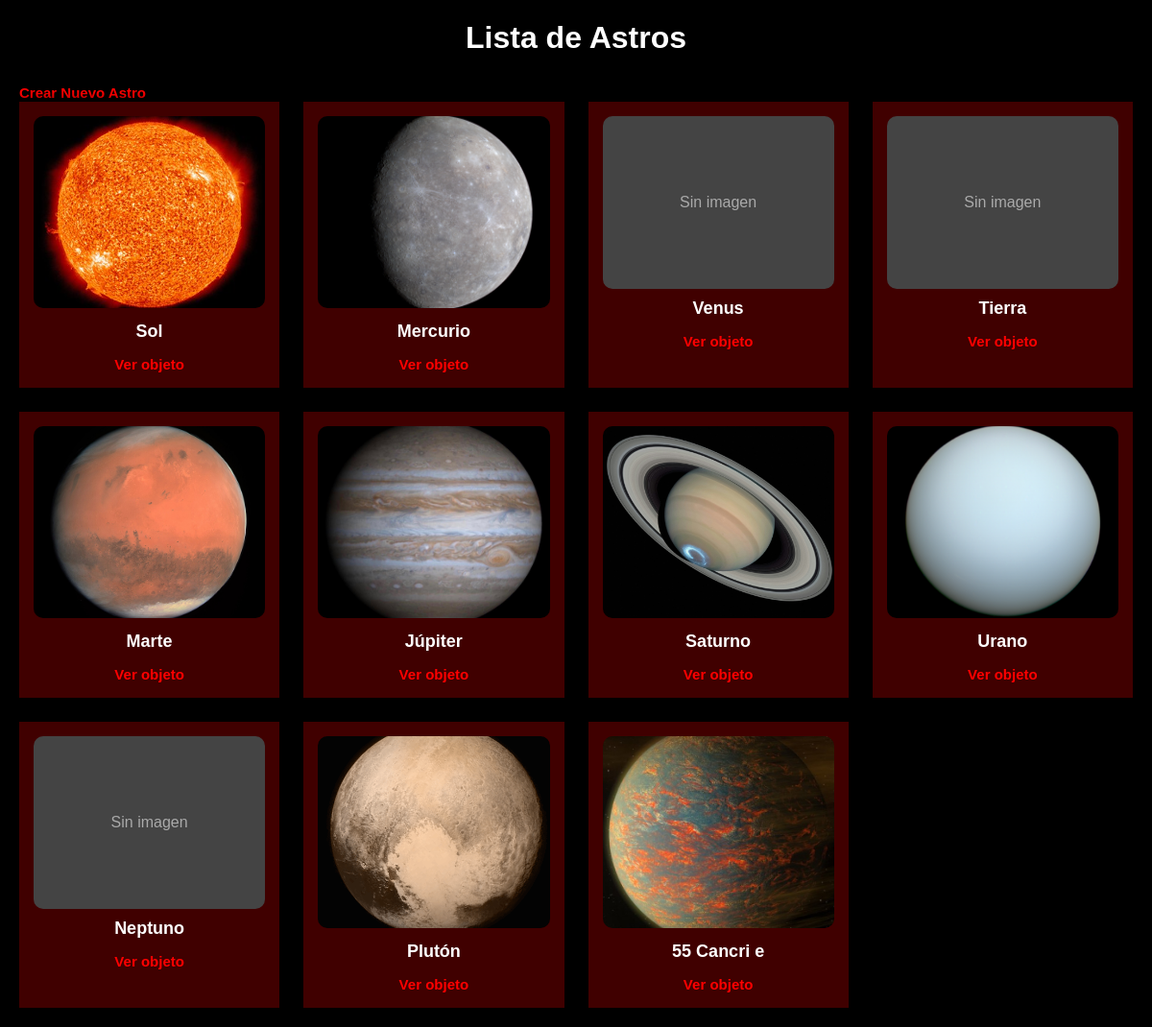
The page / on the database its author committed.
### tables this page shows
CREATE TABLE `astros` (
  `id` int(10) UNSIGNED NOT NULL,
  `name` varchar(50) NOT NULL,
  `description` varchar(600) NOT NULL,
  `type` varchar(50) NOT NULL,
  `diameter` float NOT NULL,
  `mass` float NOT NULL,
  `discovery_year` int(10) UNSIGNED NOT NULL,
  `discovered_by` varchar(100) NOT NULL,
  `temperature` float NOT NULL,
  `image` varchar(150) NOT NULL
);

### src/controllers/AstroController.php (called while the page is built, shortened)
<?php
require_once("./src/models/AstroModel.php");
class AstroController{
    function viewAllAstros() {
        $astro = new AstroModel();
        $astros = $astro->getAllAstros();
        include("./src/views/astros/viewAllAstros.php");
    }
}

### src/config/Config.php (called while the page is built)
<?php
class Config{
    public static function conectar() {
        $dsn = 'mysql:dbname=astrodatabase;host=localhost';
        $user = 'root';
        $password = '';
        return new PDO($dsn, $user, $password);
    }
}

### src/models/AstroModel.php (called while the page is built, shortened)
<?php
require_once("./src/config/Config.php");
class AstroModel {
    function getAllAstros() {
        $sql = "SELECT * FROM astros";
        $stm = Config::conectar()->prepare($sql);
        $stm->execute();
        return $stm->fetchAll(PDO::FETCH_CLASS,"Astro");
    }
}

### src/views/astros/viewAllAstros.php (the view, shortened to what this page needs)
<!DOCTYPE html>
<html lang="en">
<head>
</head>
<body>
<h1>Lista de Astros</h1>
<a class="general-link" href="<?php echo BASE_URL."?controller=AstroController&action=viewCreatingAstro" ?>">Crear Nuevo Astro</a>
<?php $basePath = './src/public/astro_images/'; ?>
<div class="grid">
    <?php foreach($astros as $a) { ?>
        <div class="card">
            <?php
                $imagePath = $basePath . $a->image;
                if (!empty($a->image) && file_exists($imagePath)) {
                    echo '<img src="' . htmlspecialchars($imagePath) . '" alt="' . htmlspecialchars($a->name) . '">';
                } else {
                    echo '<div class="no-image">Sin imagen</div>';
                }
            ?>
            <h3><?php echo htmlspecialchars($a->name); ?></h3>
            <a class="general-link" href="<?php echo BASE_URL."?controller=AstroController&action=viewAstro&id=$a->id" ?>">Ver objeto</a>
        </div>
    <?php } ?>
</div>
</body>
</html>

### index.php (shortened to what this page needs)
<?php
require_once("./src/controllers/AstroController.php");
if(isset($_GET["controller"]) && isset($_GET["action"])){
    $controller = $_GET["controller"];
    $action = $_GET["action"];
    $maincontroller = new $controller();
    if(method_exists($maincontroller,$action)){
        $maincontroller->$action();
    }else{
        echo "Method not found";
    }
}else{
    $controller = new AstroController();
    $controller->viewAllAstros();
}

### src/views/astros/viewAllAstros.php (style rules this page uses)
body { background-color: #000000ff; color: #ffffff; font-family: Arial, sans-serif; margin: 20px; }
h1 { text-align: center; margin-bottom: 30px; }
.grid { display: grid; grid-template-columns: repeat(auto-fill, minmax(220px, 1fr)); gap: 25px; }
.card { background-color: #400000; padding: 15px; border-radius: 0px; text-align: center; box-shadow: 0 0 10px #000; }
.card img { width: 100%; height: 200px; object-fit: cover; border-radius: 10px; }
.card h3 { margin: 10px 0 5px; font-size: 18px; color: #ffffffff; }
.card a { display: inline-block; margin-top: 10px; color: #ff0000ff; text-decoration: none; font-weight: bold; }
.no-image { width: 100%; height: 180px; background: #444; color: #aaa; display: flex; align-items: center; justify-content: center; border-radius: 10px; }
.general-link { color: #ff0000ff; text-decoration: none; font-weight: bold; font-size: 15px; }

### rows shown on the page
astros: image (picture), name "Sol"
astros: image+name (picture), name "Mercurio"
astros: image "Sin imagen", name "Venus"
astros: image "Sin imagen", name "Tierra"
astros: image+name (picture), name "Marte"
astros: image (picture), name "Júpiter"
astros: image+name (picture), name "Saturno"
astros: image+name (picture), name "Urano"
astros: image "Sin imagen", name "Neptuno"
astros: image (picture), name "Plutón"
astros: image (picture), name "55 Cancri e"
